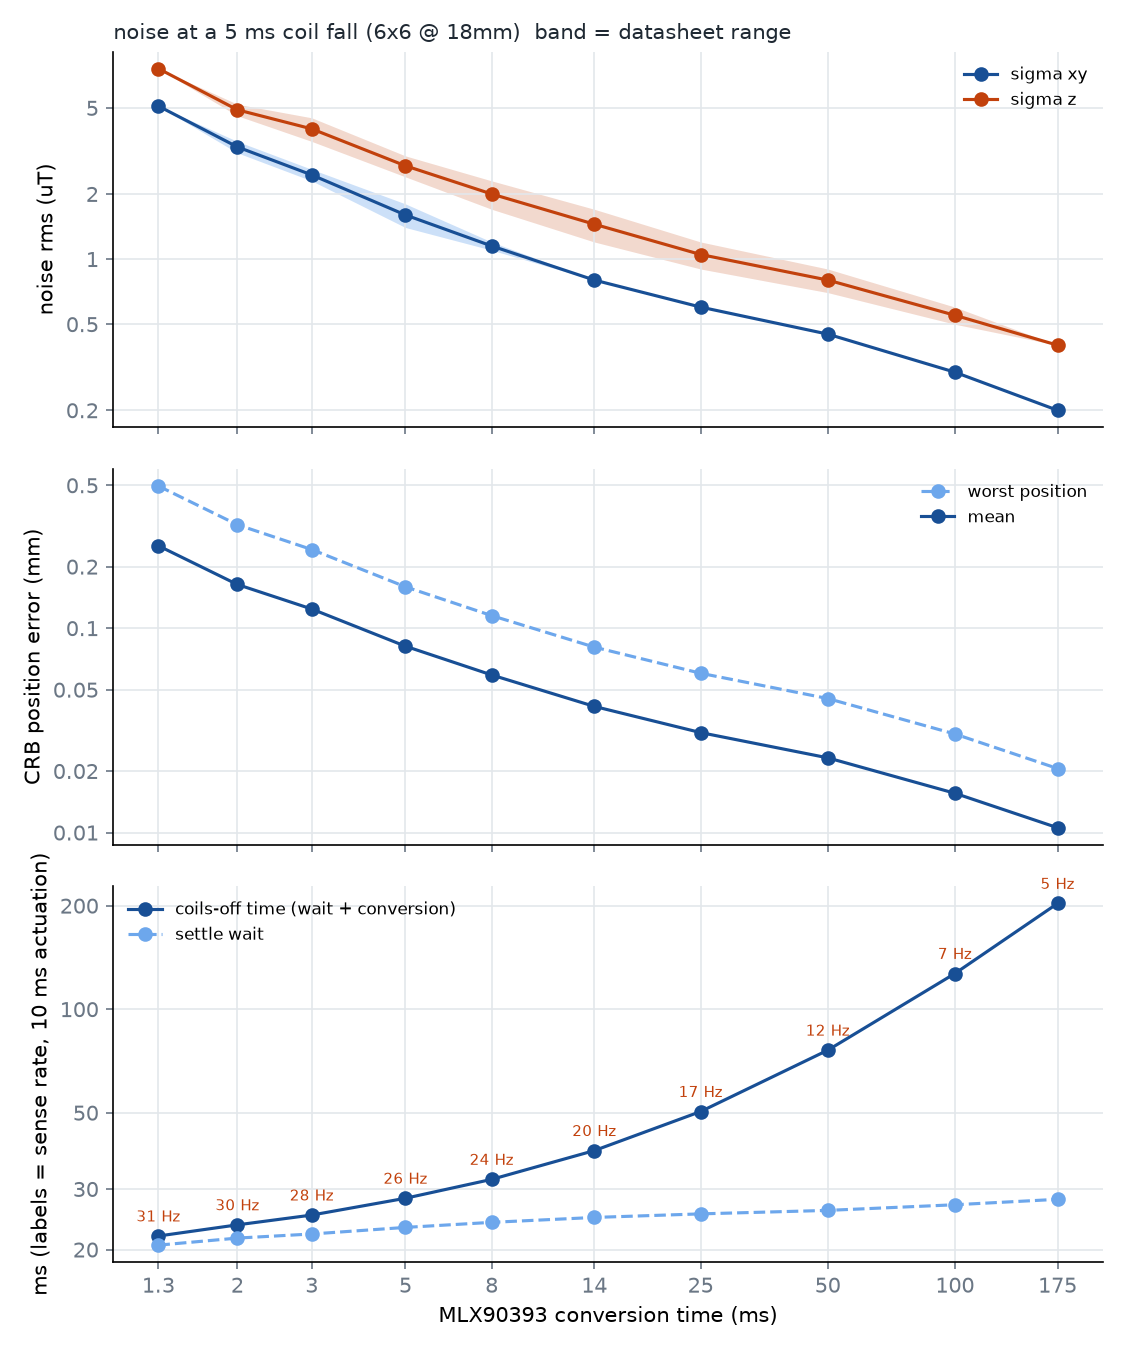

Reproduce this figure in Python.
"""what the 5ms fall time implies for noise and position error, as a plot and a markdown table.
per conversion time: datasheet sigma, settle wait + off time + sense rate at the fall time (default 5ms, the worst case),
and CRB position error (per axis, mean and worst over the test positions) for one array (default 6x6 @ 18mm).
CRB only, MC tracked it within a few % on the shortlist

uv run python scripts/noise_implications.py [--fall 5e-3] [--current 20] [--count 6 --pitch 18]
"""
from __future__ import annotations

import argparse
import os

import matplotlib
import matplotlib.ticker
matplotlib.use("Agg")
import matplotlib.pyplot as plt
import numpy as np

from conversion_time_experiment import DATASHEET, DATASHEET_TABLE, residual_curves, settle_time
from kresling_sim import fisher, kresling_2026_supp_config as cfg
from kresling_sim.config import WORKSPACE_X_MM, WORKSPACE_Y_MM
from kresling_sim.noise import GaussianNoise
from kresling_sim.sensors import sensor_grid

INK, MUTED, GRID = "#1f2933", "#6b7785", "#e3e7eb"
BLUE, BLUE_LIGHT, ORANGE = "#184f95", "#6da7ec", "#c2410c"
T_ACT_MS = 10.0   # actuation window for the sense rate column


def crb_axes(sensors, noise, positions) -> np.ndarray:
    """(n_positions, 3) per axis CRB stdev in mm"""
    out = []
    for p in positions:
        jac = fisher.position_jacobian(p, sensors, magnet_kwargs=cfg.MAGNET_KWARGS)
        out.append(fisher.crlb(fisher.fisher_information_matrix(jac, noise)))
    return np.array(out)


def main() -> None:
    p = argparse.ArgumentParser(description=__doc__, formatter_class=argparse.RawDescriptionHelpFormatter)
    p.add_argument("--fall", type=float, default=5e-3, help="coil fall time 90-10, s (default 5e-3)")
    p.add_argument("--current", type=float, default=20.0)
    p.add_argument("--count", type=int, default=6)
    p.add_argument("--pitch", type=float, default=18.0)
    p.add_argument("--output", type=str, default=None)
    args = p.parse_args()

    xs = np.linspace(-WORKSPACE_X_MM / 2, WORKSPACE_X_MM / 2, 5)
    ys = np.linspace(-WORKSPACE_Y_MM / 2, WORKSPACE_Y_MM / 2, 5)
    pts = np.array([[x, y, z] for z in (0.0, cfg.Z_MAX_MM) for x in xs for y in ys])
    ts = np.arange(0.0, 0.2, 2e-4)
    curves = residual_curves(args.current, args.fall, pts, ts)

    sensors = sensor_grid(args.count, args.count, args.pitch, args.pitch)
    zs = np.linspace(cfg.Z_MIN_MM, cfg.Z_MAX_MM, 4)
    qs = np.linspace(0, WORKSPACE_X_MM / 2, 3)
    positions = np.array([[x, y, z] for z in zs for x in qs for y in qs])

    rows = []
    for (conv, sxy, sz), (_, xl, xh, zl, zh) in zip(DATASHEET, DATASHEET_TABLE):
        sigma = np.array([sxy, sxy, sz]) * 1e-3
        b = crb_axes(sensors, GaussianNoise(sigma), positions)
        wait = settle_time(curves, ts, sigma, conv * 1e-3, averaged=False) * 1e3
        off = wait + conv
        rms = np.sqrt((b**2).sum(axis=1))
        rows.append(dict(conv=conv, sxy=sxy, sz=sz, xl=xl, xh=xh, zl=zl, zh=zh, wait=wait, off=off,
                         rate=1000 / (T_ACT_MS + off), cx=b[:, 0].mean(), cy=b[:, 1].mean(), cz=b[:, 2].mean(),
                         mean=rms.mean(), worst=rms.max()))

    print(f"fall {args.fall * 1e3:g} ms, {args.current:g}A, {args.count}x{args.count} @ {args.pitch:g}mm, kresling_2026_supp, CRB over {len(positions)} positions\n")
    print("| conv (ms) | sigma_xy (uT) | sigma_z (uT) | settle wait (ms) | off time (ms) | rate @10ms act (Hz) | CRB x / y / z (mm) | CRB mean (mm) | CRB worst (mm) |")
    print("|---|---|---|---|---|---|---|---|---|")
    for r in rows:
        print(f"| {r['conv']:g} | {r['sxy']:.2f} | {r['sz']:.2f} | {r['wait']:.1f} | {r['off']:.1f} | {r['rate']:.1f} | "
              f"{r['cx']:.3f} / {r['cy']:.3f} / {r['cz']:.3f} | {r['mean']:.3f} | {r['worst']:.3f} |")

    c = np.array([r["conv"] for r in rows])
    fig, axes = plt.subplots(3, 1, figsize=(7.5, 9), sharex=True)
    ax = axes[0]
    ax.fill_between(c, [r["xl"] for r in rows], [r["xh"] for r in rows], color=BLUE_LIGHT, alpha=0.35, lw=0)
    ax.fill_between(c, [r["zl"] for r in rows], [r["zh"] for r in rows], color=ORANGE, alpha=0.2, lw=0)
    ax.plot(c, [r["sxy"] for r in rows], "o-", color=BLUE, label="sigma xy")
    ax.plot(c, [r["sz"] for r in rows], "o-", color=ORANGE, label="sigma z")
    ax.set_ylabel("noise rms (uT)")
    ax.set_title(f"noise at a {args.fall * 1e3:g} ms coil fall ({args.count}x{args.count} @ {args.pitch:g}mm)  band = datasheet range", loc="left", fontsize=10, color=INK)
    ax.set_yscale("log")
    ax.legend(frameon=False, fontsize=8)

    ax = axes[1]
    ax.plot(c, [r["worst"] for r in rows], "o--", color=BLUE_LIGHT, label="worst position")
    ax.plot(c, [r["mean"] for r in rows], "o-", color=BLUE, label="mean")
    ax.set_ylabel("CRB position error (mm)")
    ax.set_yscale("log")
    ax.legend(frameon=False, fontsize=8)

    ax = axes[2]
    ax.plot(c, [r["off"] for r in rows], "o-", color=BLUE, label="coils-off time (wait + conversion)")
    ax.plot(c, [r["wait"] for r in rows], "o--", color=BLUE_LIGHT, label="settle wait")
    for r in rows:
        ax.annotate(f"{r['rate']:.0f} Hz", (r["conv"], r["off"]), textcoords="offset points", xytext=(0, 7),
                    ha="center", fontsize=7, color=ORANGE)
    ax.set_ylabel("ms (labels = sense rate, 10 ms actuation)")
    ax.set_xlabel("MLX90393 conversion time (ms)")
    ax.set_yscale("log")
    ax.legend(frameon=False, fontsize=8, loc="upper left")
    for a, ticks in zip(axes, ([0.2, 0.5, 1, 2, 5], [0.01, 0.02, 0.05, 0.1, 0.2, 0.5], [20, 30, 50, 100, 200])):
        a.set_yticks(ticks)
        a.set_xscale("log")
        a.set_xticks([c_ for c_ in (1.3, 2, 3, 5, 8, 14, 25, 50, 100, 175)])
        a.set_xticklabels(["1.3", "2", "3", "5", "8", "14", "25", "50", "100", "175"])
        a.minorticks_off()
        a.yaxis.set_major_formatter(matplotlib.ticker.FuncFormatter(lambda v, _: f"{v:g}"))
        a.grid(True, color=GRID)
        a.tick_params(colors=MUTED)
        for sp in ("top", "right"):
            a.spines[sp].set_visible(False)
    fig.tight_layout()
    out = args.output or os.path.join(os.path.dirname(__file__), "noise_implications.png")
    fig.savefig(out, dpi=150)
    print(f"\nsaved {out}")


if __name__ == "__main__":
    main()
